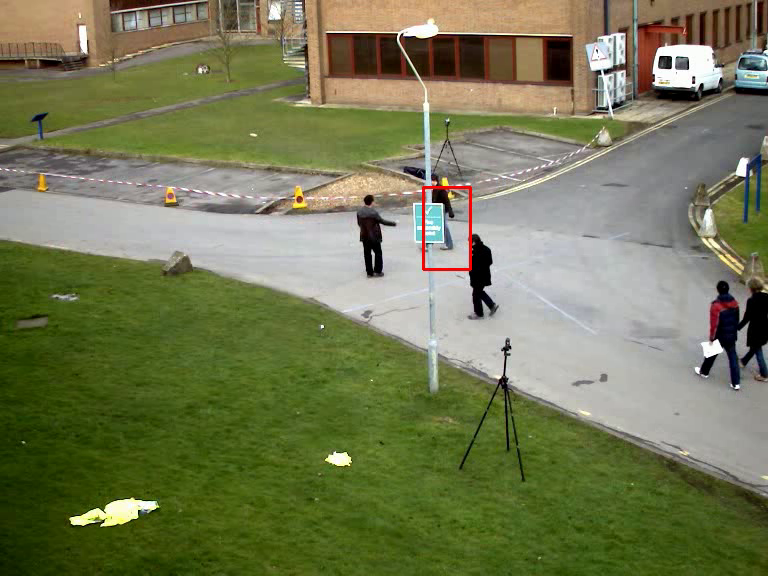
#> input picture frame 42 of output.avi, 768 x 576 px, given in place of vtest.avi, which was not available
$ python MST.py
#> lines starting #> are read from the running program, lines starting #| are printed output that depends on the picture; after the words box and inside, x2 and y2 are one past the last pixel; in counts of white or black regions, pixels touching at a corner belong together
import cv2
import numpy as np

roi = None
drag_start = None
mouse_status = 0
tracking_start = False


def onMouse(event, x, y, flags, param=None):
    global roi
    global drag_start
    global mouse_status
    global tracking_start

    if event == cv2.EVENT_LBUTTONDOWN:
        drag_start = (x, y)
        roi = (0, 0, 0, 0)  # ROI를 재설정하는 경우를 위한 초기화
        tracking_start = False
    elif event == cv2.EVENT_MOUSEMOVE:
        if flags == cv2.EVENT_FLAG_LBUTTON:
            xmin = min(x, drag_start[0])
            ymin = min(y, drag_start[1])
            xmax = max(x, drag_start[0])
            ymax = max(y, drag_start[1])
            roi = (xmin, ymin, xmax, ymax)
            mouse_status = 1
    elif event == cv2.EVENT_LBUTTONUP:
        mouse_status = 2


cv2.namedWindow('meanShift tracking')
cv2.setMouseCallback('meanShift tracking', onMouse)

cap = cv2.VideoCapture('./data/vtest.avi')
if (not cap.isOpened()):
    print('Error opening video')
height, width = (int(cap.get(cv2.CAP_PROP_FRAME_HEIGHT)), int(cap.get(cv2.CAP_PROP_FRAME_WIDTH)))
roi_mask = np.zeros((height, width), dtype=np.uint8)
term_crit = (cv2.TERM_CRITERIA_MAX_ITER + cv2.TERM_CRITERIA_EPS, 10, 1)

fourcc = cv2.VideoWriter_fourcc(*'WMV2')
out = cv2.VideoWriter('output.avi', fourcc, 30.0, (width, height))

while True:
    ret, meanframe = cap.read()
#> meanframe is the input picture: shape (576, 768, 3); mean B, G, R 84.1, 121.1, 116.4
    if not ret:
        break

    camframe = meanframe.copy()
    hsv = cv2.cvtColor(meanframe, cv2.COLOR_BGR2HSV)
#> hsv: shape (576, 768, 3); mean H, S, V 44.1, 112.7, 126.6
    mask = cv2.inRange(hsv, (0., 60., 32.), (180., 255., 255.))
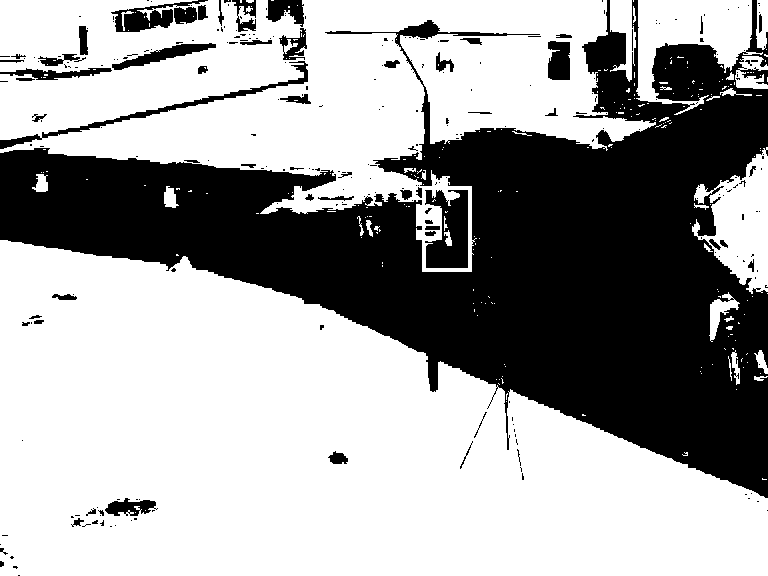
#> mask: shape (576, 768); 63.3% white; 270 black regions (211 under 20 px), largest, box (x1, y1, x2, y2) and area: (0, 0, 768, 498) 148665, (425, 190, 468, 268) 2425, (0, 61, 308, 149) 1611
    # Checks if array elements lie between the elements of two other arrays.

    if mouse_status == 1:
        x1, y1, x2, y2 = roi
        cv2.rectangle(meanframe, (x1, y1), (x2, y2), (255, 0, 0), 2)

    if mouse_status == 2:
        print('Initializing...', end=' ')
        mouse_status = 0
        x1, y1, x2, y2 = roi
        if (np.abs(x1 - x2) < 10) or (np.abs(y1 - y2) < 10):
            print('failed. Too small ROI. (Width: %d, Height: %d)' % (np.abs(x1 - x2), np.abs(y1 - y2)))
            continue

        mask_roi = mask[y1:y2, x1:x2]
        hsv_roi = hsv[y1:y2, x1:x2]

        hist_roi = cv2.calcHist([hsv_roi], [0], mask_roi, [16], [0, 180])
        cv2.normalize(hist_roi, hist_roi, 0, 255, cv2.NORM_MINMAX)
        track_window1 = (x1, y1, x2 - x1, y2 - y1)
        track_window2 = (x1, y1, x2 - x1, y2 - y1)
        tracking_start = True
        print('Done.')

    if tracking_start:
        backP = cv2.calcBackProject([hsv], [0], hist_roi, [0, 180], 1)
        # Calculates the back projection of a histogram.
        backP &= mask
        cv2.imshow('backP', backP)

        ret, track_window1 = cv2.meanShift(backP, track_window1, term_crit)
        # Finds an object on a back projection image.
        x, y, w, h = track_window1
        cv2.rectangle(meanframe, (x, y), (x + w, y + h), (0, 0, 255), 2)

        track_box, track_window2 = cv2.CamShift(backP, track_window2, term_crit)
        # Finds an object center, size, and orientation.
        x, y, w, h = track_window2
        cv2.rectangle(camframe, (x, y), (x + w, y + h), (0, 255, 0), 2)
        cv2.ellipse(camframe, track_box, (0, 255, 255), 2)
        pts = cv2.boxPoints(track_box)  # Finds the four vertices of a rotated rect.
        pts = np.int0(pts)
        dst = cv2.polylines(camframe, [pts], True, (0, 0, 255), 2)

    cv2.imshow('meanShift tracking', meanframe)
    out.write(meanframe)
    cv2.imshow('CamShift tracking', camframe)
    key = cv2.waitKey(0)
#> (key Esc is pressed here)
    if key == 27:
        break

if cap.isOpened():
    cap.release()
    out.release()
cv2.destroyAllWindows()

$ run again, starting later in the video
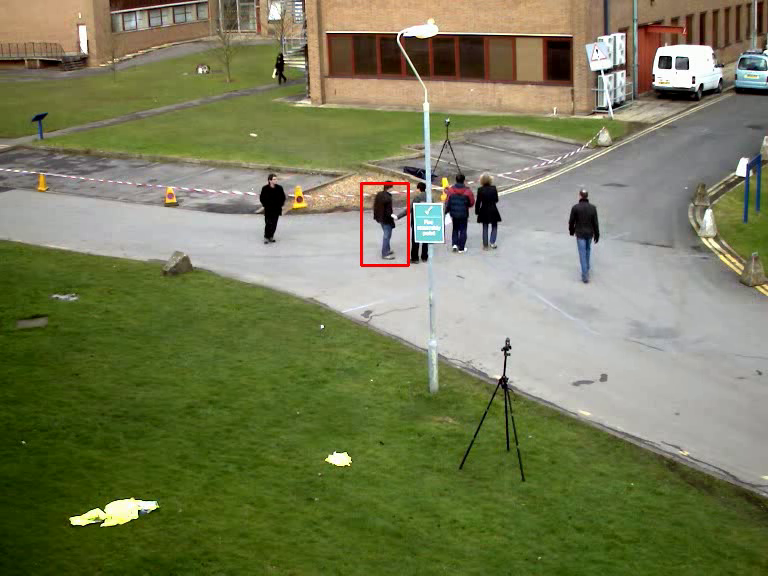
#> input picture frame 191 of output.avi, 768 x 576 px, given in place of vtest.avi, which was not available
#> meanframe is the input picture: shape (576, 768, 3); mean B, G, R 87, 123.7, 119.1
#> hsv: shape (576, 768, 3); mean H, S, V 43.9, 110.8, 129.3
#> `mask = cv2.inRange(hsv, (0., 60., 32.), (180., 255., 255.))`:
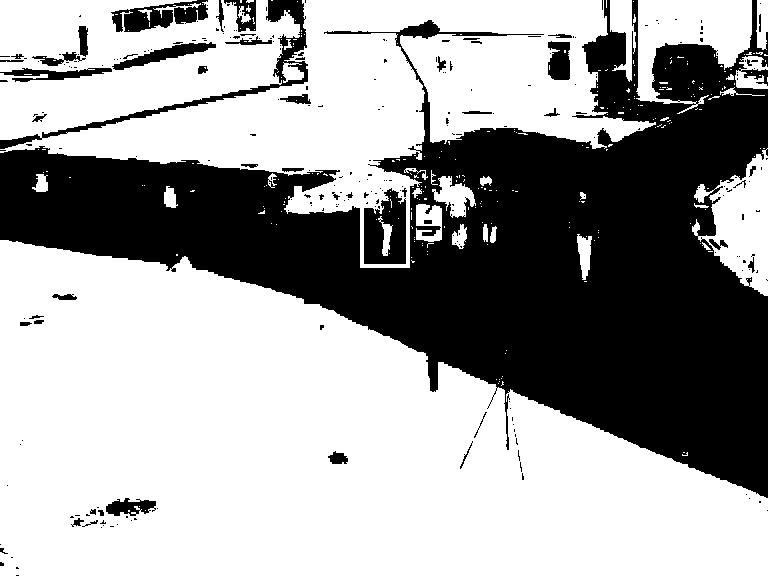
#> mask: shape (576, 768); 63.2% white; 272 black regions (221 under 20 px), largest, box (x1, y1, x2, y2) and area: (0, 0, 768, 498) 149109, (0, 0, 308, 149) 3013, (364, 188, 406, 264) 2362

$ run again, starting later in the video
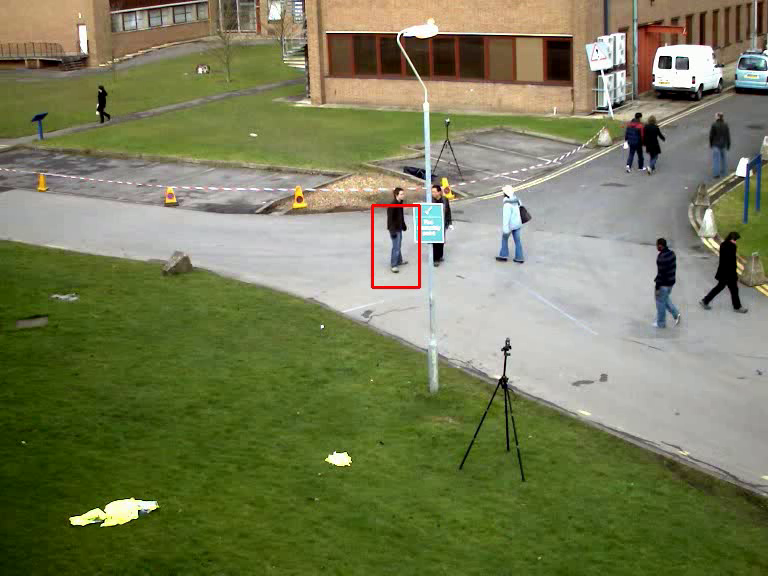
#> input picture frame 340 of output.avi, 768 x 576 px, given in place of vtest.avi, which was not available
#> meanframe is the input picture: shape (576, 768, 3); mean B, G, R 88.2, 125.2, 120.2
#> hsv: shape (576, 768, 3); mean H, S, V 43.4, 110.6, 130.7
#> `mask = cv2.inRange(hsv, (0., 60., 32.), (180., 255., 255.))`:
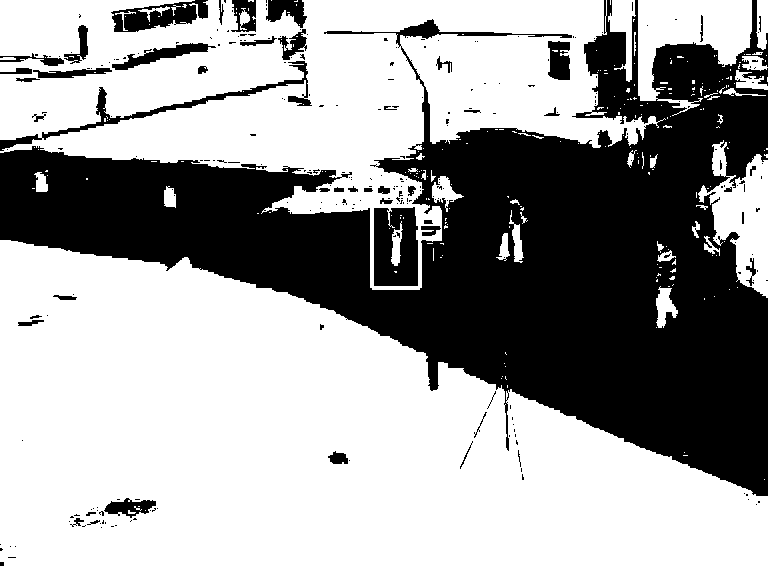
#> mask: shape (576, 768); 63.2% white; 271 black regions (224 under 20 px), largest, box (x1, y1, x2, y2) and area: (0, 0, 768, 496) 148054, (374, 207, 418, 286) 3010, (0, 61, 312, 151) 2078
